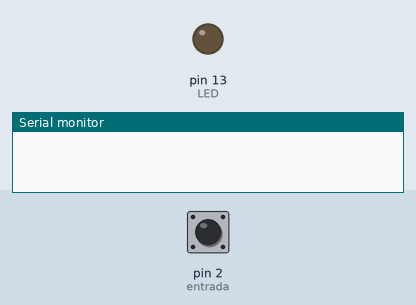
This sketch was run on a simulated Arduino Uno, built with avr-gcc and run on an emulated ATmega328P. On the bench: output pins drawn as LEDs (lit = HIGH), the last lines printed to the serial monitor. Dashed ring = blinking. Inputs (shaded band) come from the test bench; at power-on: pin 2 (entrada) LOW.

Above: at 1.2 s.
1.3 s: pin 2 (entrada) pulsed HIGH 5 times (0.12 s each, 0.3 s apart)
At 2.0 s:
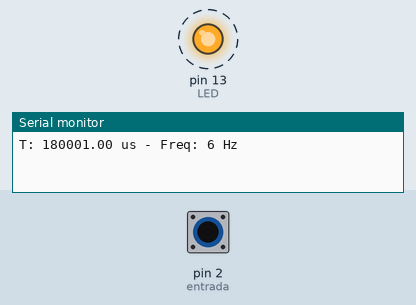
Timing chart, 0 to 5.3 s (numbered marks = the images above; inputs shaded):
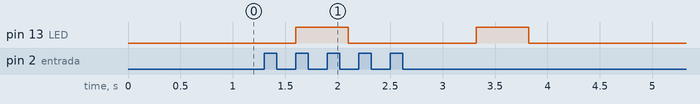

Measured:
- after the input at 1.3 s, pin 13 (LED): alternates HIGH for 0.50 s and LOW for 1.2 s, 4 changes in all, then stays LOW, starting after 0.30 s

The sketch:

frequencimetro_LCD_01.ino
```cpp
/*
Desenvolvido por Alexandre Aravecchia
aravecchia@gmail.com
www.aravecchia.weebly.com
*/
#include <Arduino.h>

const int entrada = 2;
//const int timeout = 2000000;   // um segundo
const int LED = 13;
const int t=500;

void setup()
{
  Serial.begin(9600);
    pinMode(entrada, INPUT);
 // pinMode(entrada, INPUT_PULLUP);
  // Use INPUT_PULLUP para utilizar o Arduino diretamente no NE-555
  //Se o circuito estiver instavel,
  // tente usar Pull Up com pinMode(entrada, INPUT); normalmente.
  pinMode(LED, OUTPUT);
}

void loop()
{
  digitalWrite(LED, LOW);

  unsigned long pico  = 0;
  unsigned long vale = 0;
  float periodo = 0;
  float frequencia = 0;

  pico    = (pulseIn(entrada, HIGH));
  vale   = (pulseIn(entrada, LOW));
  periodo = (pico + vale);
  frequencia = (1000000 / periodo);

  if (periodo)
  {
    Serial.print("T: ");
    Serial.print(periodo);
    Serial.print(" us - ");

    Serial.print("Freq: ");
    Serial.print(frequencia, 0);
    Serial.println(" Hz");
      digitalWrite(LED, HIGH);
    delay(t);
  }
}
```
